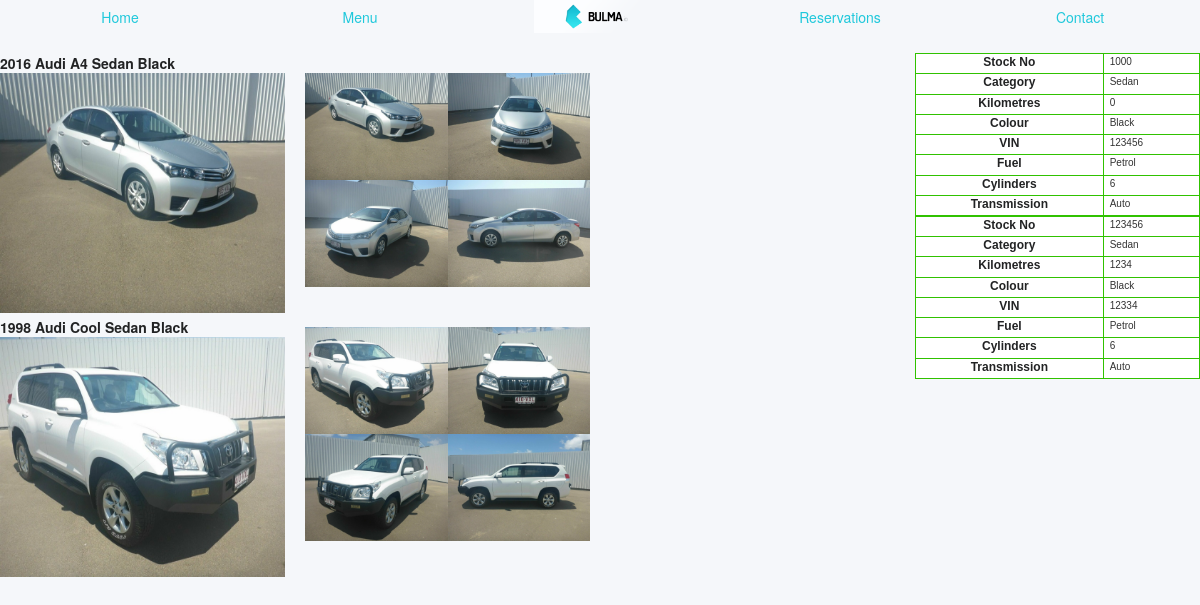
The app's page /wca_test/index.php with its own data.
### tables this page shows
CREATE TABLE `Vehiclelist` (
  `Stocknumber` int(11) NOT NULL,
  `Manufacturer` varchar(24) DEFAULT NULL,
  `Model` varchar(24) DEFAULT NULL,
  `Category` varchar(24) DEFAULT NULL,
  `Year` year(4) DEFAULT NULL,
  `Price` varchar(10) DEFAULT NULL,
  `Kilometres` varchar(10) DEFAULT NULL,
  `Colour` varchar(24) DEFAULT NULL,
  `Registration` varchar(24) DEFAULT NULL,
  `Vin` varchar(24) DEFAULT NULL,
  `Cylinders` int(11) DEFAULT NULL,
  `Fuel` varchar(24) DEFAULT NULL,
  `Transmission` varchar(24) DEFAULT NULL
);

### wca_test/index.php (the view, shortened to what this page needs)
<!doctype html>
<html>
<head>
<link rel="stylesheet" type="text/css" href="css/bulma.css">
</head>
<body>
<nav class="navbar">
  <p class="navbar-item is-centered">
    <a class="link is-info" href="#">Home</a>
  </p>
  <p class="navbar-item is-centered">
    <a class="link is-info" href="#">Menu</a>
  </p>
  <p class="navbar-item is-centered">
    <img src="images/bulma-banner.png" alt="" style="height: 33px;">
  </p>
  <p class="navbar-item is-centered">
    <a class="link is-info" href="#">Reservations</a>
  </p>
  <p class="navbar-item is-centered">
    <a class="link is-info" href="#">Contact</a>
  </p>
</nav>
<div class="columns">
  <div class="column">
  <?php
 include("connect.php");
$query = "SELECT * FROM vehiclelist WHERE 1 ";
$result = mysqli_query($con,$query);
 while ($row = mysqli_fetch_array($result)) :
$year = $row['Year'];
$make = $row['Manufacturer'];
$model = $row['Model'];
$category = $row['Category'];
$colour = $row['Colour'];
$stockno = $row['Stocknumber'];
echo "<p><strong>$year $make $model $category $colour</strong></p>";
echo "<div id=\"".$stockno."\" class=\"imagemap\">";
	echo "<a href=\"images/cars/".$stockno."_1.jpeg\" class=\"highslide\" onclick=\"return hs.expand(this)\">	";
       echo "<img class=\"propertys img-responsive img-cool1z\" src=\"images/cars/".$stockno."_1.jpeg\"  alt=\"Thumbnail Image 1\"> </a>";
	echo "</div>";
endwhile;
?>
  </div>
  <div class="column">
     <?php
		 include("connect.php");
$query = "SELECT * FROM vehiclelist WHERE 1 ";
$result = mysqli_query($con,$query);
 while ($row = mysqli_fetch_array($result)):
$stockno = $row['Stocknumber'];
     echo "<table>
 <br>
<td   class=\"but1\" onClick=\"chpic('images/cars/".$stockno."_1.jpeg');\" onMouseOver=\"this.className='but2';\" onMouseOut=\"this.className='but1';\" ><img  class=\"designthumbs img-responsive\" src=\"images/cars/".$stockno."_1.jpeg\" alt=\"\"></td>
<td   class=\"but1\" onClick=\"chpic('images/cars/".$stockno."_2.jpeg');\" onMouseOver=\"this.className='but2';\" onMouseOut=\"this.className='but1';\" ><img  class=\"designthumbs img-responsive\" src=\"images/cars/".$stockno."_2.jpeg\" alt=\"\"></td>
</tr>
<td   class=\"but1\" onClick=\"chpic('images/cars/".$stockno."_3.jpeg');\" onMouseOver=\"this.className='but2';\" onMouseOut=\"this.className='but1';\" ><img  class=\"designthumbs img-responsive\" src=\"images/cars/".$stockno."_3.jpeg\" alt=\"\"></td>
<td   class=\"but1\" onClick=\"chpic('images/cars/".$stockno."_4.jpeg');\" onMouseOver=\"this.className='but2';\" onMouseOut=\"this.className='but1';\" ><img  class=\"designthumbs img-responsive\" src=\"images/cars/".$stockno."_4.jpeg\" alt=\"\"></td>
</table>  <br>";
 endwhile;
 ?>
  </div>
  <div class="column">
  </div>
  <div class="column">
   <?php
 	 include("connect.php");
$query = "SELECT * FROM vehiclelist WHERE 1 ";
$result = mysqli_query($con,$query);
 while ($row = mysqli_fetch_array($result)):
    echo "
 <table  class=\"gridtable\">
  <tr>
<th>Stock No</th>
<td>".$row['Stocknumber']."</td>
    </tr>
  <tr>
 <th>Category</th>
 <td>".$row['Category']."</td>
    </tr>
  <tr>
<th>Kilometres</th>
 <td>".$row['Kilometres']."</td>
    </tr>
  <tr>
<th>Colour</th>
 <td>".$row['Colour']."</td>
    </tr>
  <tr>
<th>VIN</th>
 <td>".$row['Vin']."</td>
    </tr>
  <tr>
<th>Fuel</th>
 <td>".$row['Fuel']."</td>
   </tr>
     <tr>
   <th>Cylinders</th>
 <td>".$row['Cylinders']."</td>
   </tr>
  <tr>
<th>Transmission</th>
  <td>".$row['Transmission']."</td>
   </tr>
  <tr>";
 endwhile;
 ?>
  </div>
</div>
</body>
</html>

### wca_test/index.php (style rules this page uses)
.propertys { height:240px; width:320px; }
table.gridtable { font-family: verdana,arial,sans-serif; color:#333333; border-width: 1px; border-color: #e86600; border-collapse: collapse; text-align:center; margin-left:auto; margin-right:auto; }
table.gridtable th { border-width: 1px; padding-left: 6px; padding-right: 6px; text-align:center; border-style: solid; border-color: #30c200; background-color: #ffffff; font-size:12px; }
table.gridtable td { border-width: 1px; padding-left: 6px; padding-right: 6px; padding-top: 1px; padding-bottom: 4px; border-style: solid; border-color: #30c200; background-color: #ffffff; font-size:10px; }

### records on screen
vehiclelist: Year "2016", Manufacturer "Audi", Model "A4", Category "Sedan", Colour "Black", Stocknumber (picture), Stocknumber "1000", Kilometres "0", Vin "123456", Fuel "Petrol", Cylinders "6", Transmission "Auto"
vehiclelist: Year "1998", Manufacturer "Audi", Model "Cool", Category "Sedan", Colour "Black", Stocknumber (picture), Stocknumber "123456", Kilometres "1234", Vin "12334", Fuel "Petrol", Cylinders "6", Transmission "Auto"
